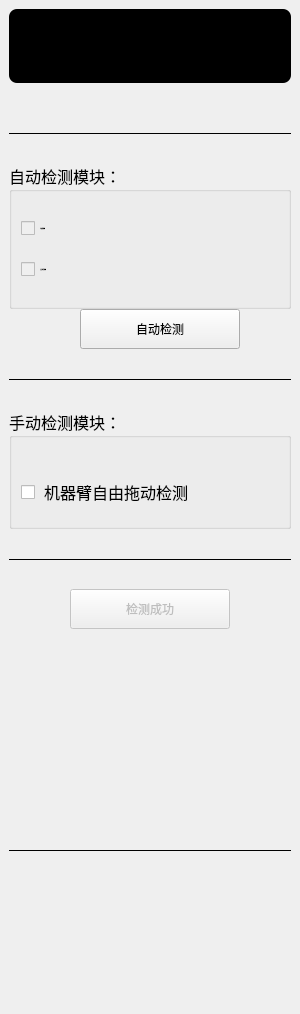
<?xml version="1.0" encoding="UTF-8"?>
<ui version="4.0">
 <class>QLinkingHardwareControls</class>
 <widget class="QWidget" name="QLinkingHardwareControls">
  <property name="geometry">
   <rect>
    <x>0</x>
    <y>0</y>
    <width>300</width>
    <height>1014</height>
   </rect>
  </property>
  <property name="sizePolicy">
   <sizepolicy hsizetype="Preferred" vsizetype="Preferred">
    <horstretch>0</horstretch>
    <verstretch>0</verstretch>
   </sizepolicy>
  </property>
  <property name="minimumSize">
   <size>
    <width>300</width>
    <height>0</height>
   </size>
  </property>
  <property name="maximumSize">
   <size>
    <width>300</width>
    <height>16777215</height>
   </size>
  </property>
  <property name="windowTitle">
   <string>硬件准备</string>
  </property>
  <property name="toolTipDuration">
   <number>0</number>
  </property>
  <property name="styleSheet">
   <string notr="true"/>
  </property>
  <property name="currentIndex" stdset="0">
   <number>0</number>
  </property>
  <layout class="QVBoxLayout" name="verticalLayout_2">
   <property name="leftMargin">
    <number>0</number>
   </property>
   <property name="topMargin">
    <number>0</number>
   </property>
   <property name="rightMargin">
    <number>0</number>
   </property>
   <property name="bottomMargin">
    <number>0</number>
   </property>
   <item>
    <widget class="QWidget" name="widget" native="true">
     <property name="styleSheet">
      <string notr="true"/>
     </property>
     <layout class="QVBoxLayout" name="verticalLayout">
      <property name="spacing">
       <number>0</number>
      </property>
      <property name="leftMargin">
       <number>9</number>
      </property>
      <property name="topMargin">
       <number>9</number>
      </property>
      <property name="rightMargin">
       <number>9</number>
      </property>
      <property name="bottomMargin">
       <number>9</number>
      </property>
      <item>
       <widget class="QWidget" name="widget_3" native="true">
        <property name="sizePolicy">
         <sizepolicy hsizetype="Preferred" vsizetype="Minimum">
          <horstretch>0</horstretch>
          <verstretch>0</verstretch>
         </sizepolicy>
        </property>
        <property name="minimumSize">
         <size>
          <width>0</width>
          <height>74</height>
         </size>
        </property>
        <property name="maximumSize">
         <size>
          <width>16777215</width>
          <height>80</height>
         </size>
        </property>
        <property name="styleSheet">
         <string notr="true">border-radius: 8px;
background-color: rgb(0, 0, 0);
</string>
        </property>
       </widget>
      </item>
      <item>
       <spacer name="verticalSpacer_5">
        <property name="orientation">
         <enum>Qt::Vertical</enum>
        </property>
        <property name="sizeType">
         <enum>QSizePolicy::Fixed</enum>
        </property>
        <property name="sizeHint" stdset="0">
         <size>
          <width>20</width>
          <height>40</height>
         </size>
        </property>
       </spacer>
      </item>
      <item>
       <widget class="Line" name="line1">
        <property name="minimumSize">
         <size>
          <width>0</width>
          <height>20</height>
         </size>
        </property>
        <property name="styleSheet">
         <string notr="true"/>
        </property>
        <property name="frameShadow">
         <enum>QFrame::Plain</enum>
        </property>
        <property name="orientation">
         <enum>Qt::Horizontal</enum>
        </property>
       </widget>
      </item>
      <item>
       <spacer name="verticalSpacer_8">
        <property name="orientation">
         <enum>Qt::Vertical</enum>
        </property>
        <property name="sizeType">
         <enum>QSizePolicy::Fixed</enum>
        </property>
        <property name="sizeHint" stdset="0">
         <size>
          <width>20</width>
          <height>20</height>
         </size>
        </property>
       </spacer>
      </item>
      <item>
       <widget class="QGroupBox" name="groupBox">
        <property name="minimumSize">
         <size>
          <width>0</width>
          <height>140</height>
         </size>
        </property>
        <property name="font">
         <font>
          <family>黑体</family>
          <pointsize>12</pointsize>
         </font>
        </property>
        <property name="title">
         <string>自动检测模块：</string>
        </property>
        <layout class="QVBoxLayout" name="verticalLayout_4">
         <item>
          <spacer name="verticalSpacer_10">
           <property name="orientation">
            <enum>Qt::Vertical</enum>
           </property>
           <property name="sizeType">
            <enum>QSizePolicy::Fixed</enum>
           </property>
           <property name="sizeHint" stdset="0">
            <size>
             <width>20</width>
             <height>20</height>
            </size>
           </property>
          </spacer>
         </item>
         <item>
          <widget class="QCheckBox" name="checkBox_startStaubli">
           <property name="enabled">
            <bool>false</bool>
           </property>
           <property name="font">
            <font>
             <family>黑体</family>
             <pointsize>-1</pointsize>
             <weight>50</weight>
             <italic>false</italic>
             <bold>false</bold>
            </font>
           </property>
           <property name="styleSheet">
            <string notr="true">QCheckBox::indicator:unchecked {image: url(:/org.mitk.lancet.linkinghardware/image/radio_error.png);}
QCheckBox{
	font: 18px &quot;黑体&quot;;
    color:black;
}
QCheckBox::indicator:checked {image: url(:/org.mitk.lancet.linkinghardware/image/radio_success.png);}</string>
           </property>
           <property name="text">
            <string> 机器臂检测</string>
           </property>
           <property name="checkable">
            <bool>true</bool>
           </property>
          </widget>
         </item>
         <item>
          <spacer name="verticalSpacer_12">
           <property name="orientation">
            <enum>Qt::Vertical</enum>
           </property>
           <property name="sizeType">
            <enum>QSizePolicy::Fixed</enum>
           </property>
           <property name="sizeHint" stdset="0">
            <size>
             <width>20</width>
             <height>20</height>
            </size>
           </property>
          </spacer>
         </item>
         <item>
          <widget class="QCheckBox" name="checkBox_startNDI">
           <property name="enabled">
            <bool>false</bool>
           </property>
           <property name="font">
            <font>
             <family>黑体</family>
             <pointsize>-1</pointsize>
             <weight>50</weight>
             <italic>false</italic>
             <bold>false</bold>
            </font>
           </property>
           <property name="styleSheet">
            <string notr="true">QCheckBox::indicator:unchecked {image: url(:/org.mitk.lancet.linkinghardware/image/radio_error.png);}
QCheckBox{
	font: 18px &quot;黑体&quot;;
    color:black;
}
QCheckBox::indicator:checked {image: url(:/org.mitk.lancet.linkinghardware/image/radio_success.png);}</string>
           </property>
           <property name="text">
            <string> 双目视觉检测</string>
           </property>
           <property name="checkable">
            <bool>true</bool>
           </property>
          </widget>
         </item>
         <item>
          <spacer name="verticalSpacer_4">
           <property name="orientation">
            <enum>Qt::Vertical</enum>
           </property>
           <property name="sizeType">
            <enum>QSizePolicy::Fixed</enum>
           </property>
           <property name="sizeHint" stdset="0">
            <size>
             <width>20</width>
             <height>20</height>
            </size>
           </property>
          </spacer>
         </item>
        </layout>
       </widget>
      </item>
      <item>
       <layout class="QHBoxLayout" name="horizontalLayout_2">
        <property name="spacing">
         <number>18</number>
        </property>
        <property name="leftMargin">
         <number>20</number>
        </property>
        <item>
         <spacer name="horizontalSpacer_7">
          <property name="orientation">
           <enum>Qt::Horizontal</enum>
          </property>
          <property name="sizeHint" stdset="0">
           <size>
            <width>40</width>
            <height>20</height>
           </size>
          </property>
         </spacer>
        </item>
        <item>
         <widget class="QPushButton" name="pushButton_auto">
          <property name="sizePolicy">
           <sizepolicy hsizetype="Preferred" vsizetype="Preferred">
            <horstretch>0</horstretch>
            <verstretch>0</verstretch>
           </sizepolicy>
          </property>
          <property name="minimumSize">
           <size>
            <width>160</width>
            <height>40</height>
           </size>
          </property>
          <property name="maximumSize">
           <size>
            <width>160</width>
            <height>40</height>
           </size>
          </property>
          <property name="styleSheet">
           <string notr="true"/>
          </property>
          <property name="text">
           <string>自动检测</string>
          </property>
         </widget>
        </item>
        <item>
         <spacer name="horizontalSpacer_8">
          <property name="orientation">
           <enum>Qt::Horizontal</enum>
          </property>
          <property name="sizeHint" stdset="0">
           <size>
            <width>40</width>
            <height>20</height>
           </size>
          </property>
         </spacer>
        </item>
       </layout>
      </item>
      <item>
       <spacer name="verticalSpacer_16">
        <property name="orientation">
         <enum>Qt::Vertical</enum>
        </property>
        <property name="sizeType">
         <enum>QSizePolicy::Fixed</enum>
        </property>
        <property name="sizeHint" stdset="0">
         <size>
          <width>20</width>
          <height>20</height>
         </size>
        </property>
       </spacer>
      </item>
      <item>
       <widget class="Line" name="line2">
        <property name="minimumSize">
         <size>
          <width>0</width>
          <height>20</height>
         </size>
        </property>
        <property name="styleSheet">
         <string notr="true"/>
        </property>
        <property name="frameShadow">
         <enum>QFrame::Plain</enum>
        </property>
        <property name="orientation">
         <enum>Qt::Horizontal</enum>
        </property>
       </widget>
      </item>
      <item>
       <spacer name="verticalSpacer_14">
        <property name="orientation">
         <enum>Qt::Vertical</enum>
        </property>
        <property name="sizeType">
         <enum>QSizePolicy::Fixed</enum>
        </property>
        <property name="sizeHint" stdset="0">
         <size>
          <width>20</width>
          <height>20</height>
         </size>
        </property>
       </spacer>
      </item>
      <item>
       <widget class="QGroupBox" name="groupBox_2">
        <property name="minimumSize">
         <size>
          <width>0</width>
          <height>120</height>
         </size>
        </property>
        <property name="font">
         <font>
          <family>黑体</family>
          <pointsize>12</pointsize>
         </font>
        </property>
        <property name="title">
         <string>手动检测模块：</string>
        </property>
        <layout class="QVBoxLayout" name="verticalLayout_5">
         <item>
          <spacer name="verticalSpacer_13">
           <property name="orientation">
            <enum>Qt::Vertical</enum>
           </property>
           <property name="sizeType">
            <enum>QSizePolicy::Fixed</enum>
           </property>
           <property name="sizeHint" stdset="0">
            <size>
             <width>20</width>
             <height>20</height>
            </size>
           </property>
          </spacer>
         </item>
         <item>
          <widget class="QCheckBox" name="checkBox_free">
           <property name="styleSheet">
            <string notr="true">QCheckBox::indicator:unchecked {image: url(:/org.mitk.lancet.linkinghardware/image/radio_error.png);}
QCheckBox{
	font: 18px &quot;黑体&quot;;
    color:black;
}
QCheckBox::indicator:checked {image: url(:/org.mitk.lancet.linkinghardware/image/radio_success.png);}</string>
           </property>
           <property name="text">
            <string> 机器臂自由拖动检测</string>
           </property>
          </widget>
         </item>
        </layout>
       </widget>
      </item>
      <item>
       <spacer name="verticalSpacer_2">
        <property name="orientation">
         <enum>Qt::Vertical</enum>
        </property>
        <property name="sizeType">
         <enum>QSizePolicy::Fixed</enum>
        </property>
        <property name="sizeHint" stdset="0">
         <size>
          <width>20</width>
          <height>20</height>
         </size>
        </property>
       </spacer>
      </item>
      <item>
       <widget class="Line" name="line3">
        <property name="minimumSize">
         <size>
          <width>0</width>
          <height>20</height>
         </size>
        </property>
        <property name="styleSheet">
         <string notr="true"/>
        </property>
        <property name="frameShadow">
         <enum>QFrame::Plain</enum>
        </property>
        <property name="orientation">
         <enum>Qt::Horizontal</enum>
        </property>
       </widget>
      </item>
      <item>
       <spacer name="verticalSpacer_15">
        <property name="orientation">
         <enum>Qt::Vertical</enum>
        </property>
        <property name="sizeType">
         <enum>QSizePolicy::Fixed</enum>
        </property>
        <property name="sizeHint" stdset="0">
         <size>
          <width>20</width>
          <height>20</height>
         </size>
        </property>
       </spacer>
      </item>
      <item>
       <layout class="QHBoxLayout" name="horizontalLayout_1">
        <property name="spacing">
         <number>0</number>
        </property>
        <property name="topMargin">
         <number>0</number>
        </property>
        <property name="bottomMargin">
         <number>0</number>
        </property>
        <item>
         <spacer name="horizontalSpacer_5">
          <property name="orientation">
           <enum>Qt::Horizontal</enum>
          </property>
          <property name="sizeHint" stdset="0">
           <size>
            <width>40</width>
            <height>20</height>
           </size>
          </property>
         </spacer>
        </item>
        <item>
         <widget class="QPushButton" name="pushButton_success">
          <property name="enabled">
           <bool>false</bool>
          </property>
          <property name="sizePolicy">
           <sizepolicy hsizetype="Preferred" vsizetype="Preferred">
            <horstretch>0</horstretch>
            <verstretch>0</verstretch>
           </sizepolicy>
          </property>
          <property name="minimumSize">
           <size>
            <width>160</width>
            <height>40</height>
           </size>
          </property>
          <property name="maximumSize">
           <size>
            <width>160</width>
            <height>40</height>
           </size>
          </property>
          <property name="styleSheet">
           <string notr="true"/>
          </property>
          <property name="text">
           <string>检测成功</string>
          </property>
         </widget>
        </item>
        <item>
         <spacer name="horizontalSpacer_6">
          <property name="orientation">
           <enum>Qt::Horizontal</enum>
          </property>
          <property name="sizeHint" stdset="0">
           <size>
            <width>40</width>
            <height>20</height>
           </size>
          </property>
         </spacer>
        </item>
       </layout>
      </item>
      <item>
       <spacer name="verticalSpacer_6">
        <property name="orientation">
         <enum>Qt::Vertical</enum>
        </property>
        <property name="sizeType">
         <enum>QSizePolicy::Expanding</enum>
        </property>
        <property name="sizeHint" stdset="0">
         <size>
          <width>20</width>
          <height>20</height>
         </size>
        </property>
       </spacer>
      </item>
      <item>
       <widget class="Line" name="line4">
        <property name="minimumSize">
         <size>
          <width>0</width>
          <height>20</height>
         </size>
        </property>
        <property name="styleSheet">
         <string notr="true"/>
        </property>
        <property name="frameShadow">
         <enum>QFrame::Plain</enum>
        </property>
        <property name="orientation">
         <enum>Qt::Horizontal</enum>
        </property>
       </widget>
      </item>
      <item>
       <widget class="QWidget" name="widgetInfo" native="true">
        <property name="minimumSize">
         <size>
          <width>0</width>
          <height>105</height>
         </size>
        </property>
        <property name="styleSheet">
         <string notr="true"/>
        </property>
       </widget>
      </item>
      <item>
       <widget class="QWidget" name="widget_4" native="true">
        <property name="minimumSize">
         <size>
          <width>0</width>
          <height>40</height>
         </size>
        </property>
        <property name="maximumSize">
         <size>
          <width>16777215</width>
          <height>16777215</height>
         </size>
        </property>
       </widget>
      </item>
     </layout>
    </widget>
   </item>
  </layout>
 </widget>
 <resources>
  <include location="../../resources/resources.qrc"/>
 </resources>
 <connections/>
 <slots>
  <slot>on_HardWareWidget_currentChanged(int)</slot>
 </slots>
</ui>
